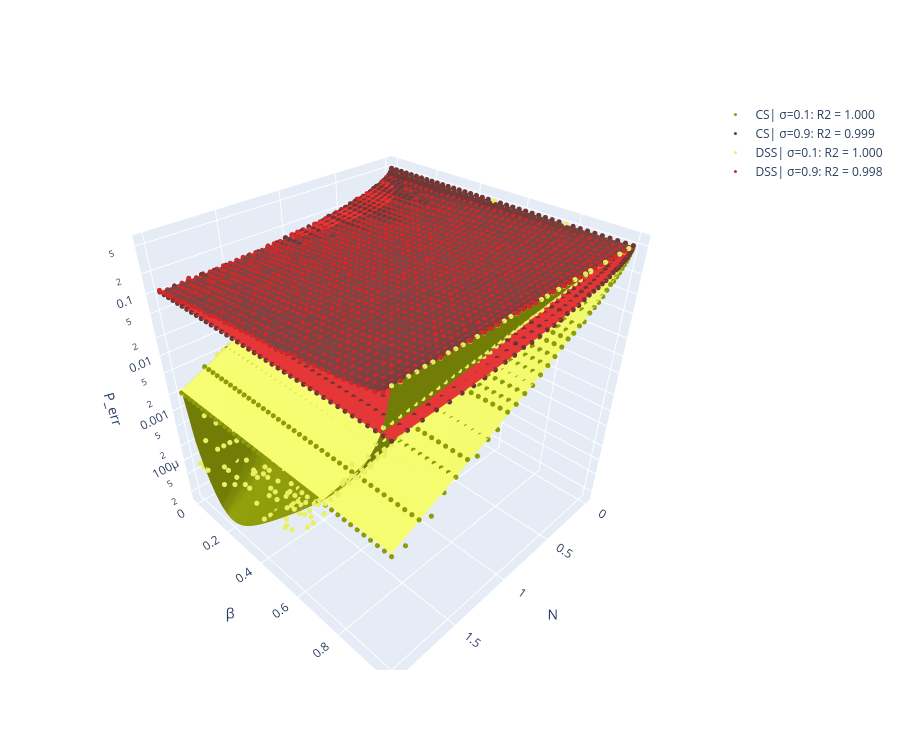

Here is the notebook cell this chart was saved with:
### Markdown cell above
## Plot data and Theory

### Code cell
reload_protocols()
sigmas = [0.1, 0.9]
colors_light = [ "#e9f063",  "#d62728",  "#2ca02c",  "#ff7f0e",  "#9467bd",  "#17becf",  "#e377c2",  "#8c564b",  "#bcbd22",  "#7f7f7f",  "#5af74b"]*2
colors_dark = ["#8E9C09",  "#6F3434",  "#084108",  "#773b05",  "#460880",  "#0c6f7c",  "#5c0642",  "#941c04",  "#8b8b06",  "#212121",  "#092a06",  "#092a06"]*2
pd.plot_homodyne_perr(sigmas, colors_light, colors_dark, dss = 'all', cs = 'all')

### Figure 1 — Plotly figure (JSON) as saved in the notebook; plotly's stock layout.template omitted (floating-point values rounded to 4 significant figures; data arrays with more than 128 entries replaced by an {"elided": "..."} marker saying what was removed)
{"data": [{"colorscale": [[0, "#e9f063"], [1, "#e9f063"]], "showscale": false, "surfacecolor": {"elided": "40x40 float values"}, "type": "surface", "x": {"elided": "40x40 float values"}, "y": {"elided": "40x40 float values"}, "z": {"elided": "40x40 float values"}}, {"marker": {"color": "#8E9C09", "size": 3}, "mode": "markers", "name": "CS| σ=0.1: R2 = 1.000", "type": "scatter3d", "x": {"elided": "1600 float values"}, "y": {"elided": "1600 float values"}, "z": {"elided": "1600 float values"}}, {"colorscale": [[0, "#d62728"], [1, "#d62728"]], "showscale": false, "surfacecolor": {"elided": "40x40 float values"}, "type": "surface", "x": {"elided": "40x40 float values"}, "y": {"elided": "40x40 float values"}, "z": {"elided": "40x40 float values"}}, {"marker": {"color": "#6F3434", "size": 3}, "mode": "markers", "name": "CS| σ=0.9: R2 = 0.999", "type": "scatter3d", "x": {"elided": "1600 float values"}, "y": {"elided": "1600 float values"}, "z": {"elided": "1600 float values"}}, {"colorscale": [[0, "#8E9C09"], [1, "#8E9C09"]], "showscale": false, "surfacecolor": {"elided": "40x40 float values"}, "type": "surface", "x": {"elided": "40x40 float values"}, "y": {"elided": "40x40 float values"}, "z": {"elided": "40x40 float values"}}, {"marker": {"color": "#e9f063", "size": 3}, "mode": "markers", "name": "DSS| σ=0.1: R2 = 1.000", "type": "scatter3d", "x": {"elided": "1600 float values"}, "y": {"elided": "1600 float values"}, "z": {"elided": "1600 float values"}}, {"colorscale": [[0, "#6F3434"], [1, "#6F3434"]], "showscale": false, "surfacecolor": {"elided": "40x40 float values"}, "type": "surface", "x": {"elided": "40x40 float values"}, "y": {"elided": "40x40 float values"}, "z": {"elided": "40x40 float values"}}, {"marker": {"color": "#d62728", "size": 3}, "mode": "markers", "name": "DSS| σ=0.9: R2 = 0.998", "type": "scatter3d", "x": {"elided": "1600 float values"}, "y": {"elided": "1600 float values"}, "z": {"elided": "1600 float values"}}], "layout": {"height": 750, "scene": {"aspectmode": "cube", "xaxis": {"title": {"text": "N"}}, "yaxis": {"title": {"text": "β"}}, "zaxis": {"title": {"text": "P_err"}, "type": "log"}}, "width": 900}}
